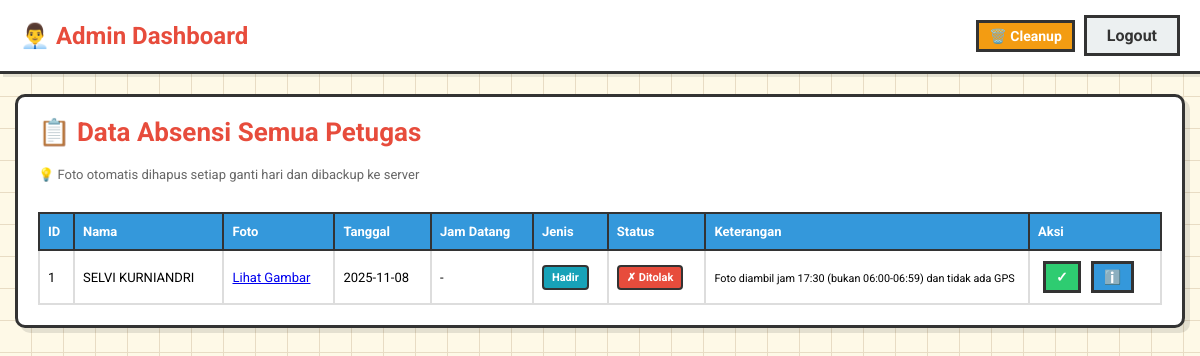
The app's page /dashboard (signed in), older data.
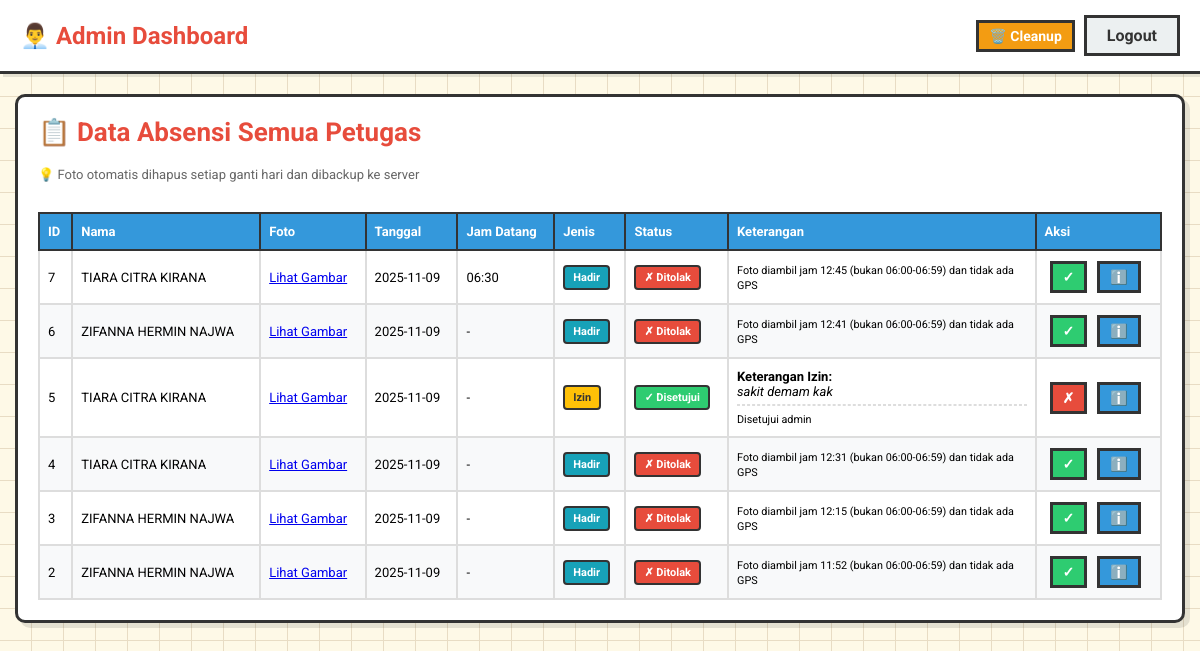
The same page, newer data.
### tables this page shows
CREATE TABLE absensi (
                    id INTEGER PRIMARY KEY AUTOINCREMENT,
                    user_id INTEGER NOT NULL,
                    filename TEXT NOT NULL,
                    tanggal TEXT NOT NULL,
                    datetime_exif TEXT,
                    latitude REAL,
                    longitude REAL,
                    status TEXT CHECK(status IN ('Pending', 'Disetujui', 'Ditolak')),
                    alasan TEXT,
                    exif_text TEXT,
                    jenis TEXT DEFAULT 'hadir' CHECK(jenis IN ('hadir', 'izin')),
                    keterangan_izin TEXT,
                    created_at TIMESTAMP DEFAULT CURRENT_TIMESTAMP, jam_datang TEXT,
                    FOREIGN KEY(user_id) REFERENCES users(id) ON DELETE CASCADE
                 );

CREATE TABLE users (
                    id INTEGER PRIMARY KEY AUTOINCREMENT,
                    nama TEXT NOT NULL,
                    username TEXT UNIQUE NOT NULL,
                    password TEXT NOT NULL,
                    role TEXT DEFAULT 'petugas' CHECK(role IN ('admin', 'petugas'))
                 );

### app.py (the view)
@app.route('/dashboard')
@admin_required
def dashboard():
    conn = get_db_conn()
    c = conn.cursor()
    c.execute("""SELECT a.id, u.nama, a.filename, a.tanggal, a.datetime_exif,
                        a.latitude, a.longitude, a.status, a.alasan, a.exif_text,
                        a.jenis, a.keterangan_izin, a.jam_datang
                 FROM absensi a JOIN users u ON a.user_id=u.id
                 ORDER BY a.id DESC LIMIT 200""")
    rows = c.fetchall()
    conn.close()
    return render_template('admin.html', absensi=rows)

### app.py (called while the page is built)
def admin_required(f):
    @wraps(f)
    def decorated_function(*args, **kwargs):
        if 'user_id' not in session:
            return redirect(url_for('login'))
        if session.get('role') != 'admin':
            flash("Akses ditolak: Admin only", "danger")
            return redirect(url_for('upload'))
        return f(*args, **kwargs)
    return decorated_function

def get_db_conn():
    conn = sqlite3.connect(DATABASE)
    conn.row_factory = sqlite3.Row
    conn.execute("PRAGMA foreign_keys = ON")
    return conn

@app.after_request
def set_security_headers(response):
    response.headers['X-Content-Type-Options'] = 'nosniff'
    response.headers['X-Frame-Options'] = 'DENY'
    response.headers['X-XSS-Protection'] = '1; mode=block'
    response.headers['Strict-Transport-Security'] = 'max-age=31536000; includeSubDomains'
    response.headers['Content-Security-Policy'] = "default-src 'self' https://fonts.googleapis.com https://fonts.gstatic.com; style-src 'self' 'unsafe-inline' https://fonts.googleapis.com; script-src 'self'"
    return response

### templates/admin.html (shortened to what this page needs)
<!doctype html>
<html lang="id">
<head>
</head>
<body>
<nav>
  <span class="navbar-brand">👨‍💼 Admin Dashboard</span>
  <div class="nav-buttons">
    <a class="btn btn-warning btn-sm" href="/admin/cleanup" onclick="return confirm('Yakin ingin membersihkan data lama dan upload ke backup?')">🗑️ Cleanup</a>
    <a class="btn btn-outline-secondary" href="/logout">Logout</a>
  </div>
</nav>
<div class="container">
  <div class="card">
    <h5>📋 Data Absensi Semua Petugas</h5>
    <p style="color:#666;font-size:13px;margin-bottom:15px;">💡 Foto otomatis dihapus setiap ganti hari dan dibackup ke server</p>
    <div class="table-responsive">
      <table>
        <thead>
          <tr>
            <th>ID</th>
            <th>Nama</th>
            <th>Foto</th>
            <th>Tanggal</th>
            <th>Jam Datang</th>
            <th>Jenis</th>
            <th>Status</th>
            <th>Keterangan</th>
            <th>Aksi</th>
          </tr>
        </thead>
        <tbody>
          {% for r in absensi %}
            <tr>
              <td>{{ r['id'] }}</td>
              <td>{{ r['nama'] | upper }}</td>
              <td><a href="#" class="show-image-btn" data-file="{{ '/uploads/' + r['filename'] }}">Lihat Gambar</a></td>
              <td>{{ r['tanggal'] }}</td>
              <td>{{ r['jam_datang'] or '-' }}</td>
              <td>
                {% if r['jenis'] == 'izin' %}
                  <span class="badge badge-izin">Izin</span>
                {% else %}
                  <span class="badge badge-hadir">Hadir</span>
                {% endif %}
              </td>
              <td>
                {% if r['status'] == 'Disetujui' %}
                  <span class="badge bg-success">✓ Disetujui</span>
                {% elif r['status'] == 'Pending' %}
                  <span class="badge bg-warning">⏳ Pending</span>
                {% else %}
                  <span class="badge bg-danger">✗ Ditolak</span>
                {% endif %}
              </td>
              <td style="max-width: 280px;">
                {% if r['jenis'] == 'izin' and r['keterangan_izin'] %}
                  <strong>Keterangan Izin:</strong><br>
                  <em>{{ r['keterangan_izin'] }}</em>
                  <hr style="margin:5px 0;border:1px dashed #ddd;">
                {% endif %}
                <small>{{ r['alasan'] or '-' }}</small>
              </td>
              <td>
                <div class="action-buttons">
                  {% if r['status'] != 'Disetujui' %}<a href="/approve/{{ r['id'] }}" class="btn btn-success btn-sm">✓</a>{% endif %}
                  {% if r['status'] != 'Ditolak' %}<a href="/reject/{{ r['id'] }}" class="btn btn-danger btn-sm">✗</a>{% endif %}
                  {% if r['exif_text'] %}
                    <button type="button" class="btn btn-info btn-sm exif-btn" data-exif='{{ r["exif_text"]|tojson }}' title="Lihat EXIF">ℹ️</button>
                  {% endif %}
                </div>
              </td>
            </tr>
          {% endfor %}
        </tbody>
      </table>
    </div>
  </div>
</div>
</body>
</html>

### templates/admin.html (style rules this page uses)
* { margin:0;padding:0;box-sizing:border-box }
body { background:#fef9e7;font-family:'Roboto',sans-serif; background-image: repeating-linear-gradient(0deg,transparent,transparent 31px,#e8dcc4 31px,#e8dcc4 32px), repeating-linear-gradient(90deg,transparent,transparent 31px,#e8dcc4 31px,#e8dcc4 32px); min-height:100vh }
nav { background:#fff;border-bottom:3px solid #333;padding:15px 20px;display:flex;justify-content:space-between;align-items:center;box-shadow:3px 3px 0 rgba(0,0,0,.1);flex-wrap:wrap;gap:10px }
.navbar-brand { font-size:clamp(18px,4vw,24px);color:#e74c3c;font-weight:bold }
.btn { padding:8px 20px;border:3px solid #333;background:#fff;cursor:pointer;font-size:16px;font-weight:bold;transition:.2s;text-decoration:none;color:#333;display:inline-block;margin-left:5px }
.btn-outline-secondary { background:#ecf0f1 }
.btn-success { background:#2ecc71;color:#fff }
.btn-danger { background:#e74c3c;color:#fff }
.btn-warning { background:#f39c12;color:#fff }
.btn-info { background:#3498db;color:#fff }
.btn-sm { padding:5px 10px;font-size:14px }
.container { max-width:1400px;margin:20px auto;padding:0 15px }
.card { background:#fff;border:3px solid #333;padding:20px;margin-bottom:25px;box-shadow:5px 5px 0 rgba(0,0,0,.1);border-radius:10px }
h5 { font-size:clamp(20px,4vw,26px);color:#e74c3c;margin-bottom:20px;font-weight:bold }
table { width:100%;border-collapse:collapse;margin-top:15px;font-size:13px }
th { background:#3498db;color:#fff;padding:10px 8px;text-align:left;border:2px solid #333;font-weight:bold;position:sticky;top:0;z-index:10 }
td { padding:10px 8px;border:2px solid #ddd;background:#fff;word-break:break-word }
tr:nth-child(even) td { background:#f8f9fa }
.badge { display:inline-block;padding:4px 8px;border:2px solid #333;font-weight:bold;font-size:11px;border-radius:4px;white-space:nowrap }
.badge-hadir { background:#17a2b8;color:#fff }
.badge-izin { background:#ffc107;color:#333 }
.bg-success { background:#2ecc71;color:#fff }
.bg-danger { background:#e74c3c;color:#fff }
.table-responsive { overflow-x:auto;-webkit-overflow-scrolling:touch }
.action-buttons { display:flex;gap:5px;flex-wrap:wrap }

Row changes from the older to the newer data that the page shows:
removed absensi: id "1", nama "SELVI KURNIANDRI", tanggal "2025-11-08", r "-", jenis "Hadir", status "✗ Ditolak", alasan "Foto diambil jam 17:30 (bukan 06:00-06:59) dan tidak ada GPS"
added absensi: id "7", nama "TIARA CITRA KIRANA", tanggal "2025-11-09", jam_datang "06:30", jenis "Hadir", status "✗ Ditolak", alasan "Foto diambil jam 12:45 (bukan 06:00-06:59) dan tidak ada GPS"
added absensi: id "6", nama "ZIFANNA HERMIN NAJWA", tanggal "2025-11-09", r "-", jenis "Hadir", status "✗ Ditolak", alasan "Foto diambil jam 12:41 (bukan 06:00-06:59) dan tidak ada GPS"
added absensi: id "5", nama "TIARA CITRA KIRANA", tanggal "2025-11-09", r "-", jenis "Izin", status "✓ Disetujui", keterangan_izin "sakit demam kak", alasan "Disetujui admin"
added absensi: id "4", nama "TIARA CITRA KIRANA", tanggal "2025-11-09", r "-", jenis "Hadir", status "✗ Ditolak", alasan "Foto diambil jam 12:31 (bukan 06:00-06:59) dan tidak ada GPS"
added absensi: id "3", nama "ZIFANNA HERMIN NAJWA", tanggal "2025-11-09", r "-", jenis "Hadir", status "✗ Ditolak", alasan "Foto diambil jam 12:15 (bukan 06:00-06:59) dan tidak ada GPS"
added absensi: id "2", nama "ZIFANNA HERMIN NAJWA", tanggal "2025-11-09", r "-", jenis "Hadir", status "✗ Ditolak", alasan "Foto diambil jam 11:52 (bukan 06:00-06:59) dan tidak ada GPS"
